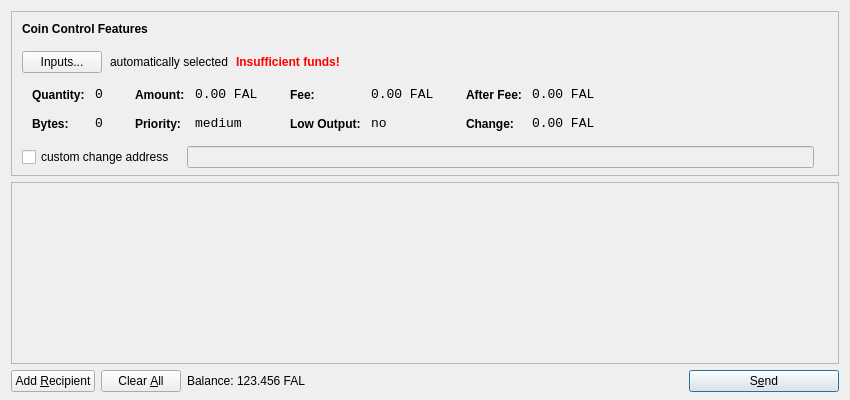
<?xml version="1.0" encoding="UTF-8"?>
<ui version="4.0">
 <class>SendCoinsDialog</class>
 <widget class="QDialog" name="SendCoinsDialog">
  <property name="geometry">
   <rect>
    <x>0</x>
    <y>0</y>
    <width>850</width>
    <height>400</height>
   </rect>
  </property>
  <property name="windowTitle">
   <string>Send Coins</string>
  </property>
  <layout class="QVBoxLayout" name="verticalLayout" stretch="0,1,0">
   <property name="bottomMargin">
    <number>8</number>
   </property>
   <item>
    <widget class="QFrame" name="frameCoinControl">
     <property name="sizePolicy">
      <sizepolicy hsizetype="Expanding" vsizetype="Expanding">
       <horstretch>0</horstretch>
       <verstretch>0</verstretch>
      </sizepolicy>
     </property>
     <property name="maximumSize">
      <size>
       <width>16777215</width>
       <height>16777215</height>
      </size>
     </property>
     <property name="frameShape">
      <enum>QFrame::StyledPanel</enum>
     </property>
     <property name="frameShadow">
      <enum>QFrame::Sunken</enum>
     </property>
     <layout class="QVBoxLayout" name="verticalLayoutCoinControl2">
      <property name="spacing">
       <number>-1</number>
      </property>
      <property name="leftMargin">
       <number>0</number>
      </property>
      <property name="topMargin">
       <number>0</number>
      </property>
      <property name="rightMargin">
       <number>0</number>
      </property>
      <property name="bottomMargin">
       <number>6</number>
      </property>
      <item>
       <layout class="QVBoxLayout" name="verticalLayoutCoinControl" stretch="0,0,0,0,1">
        <property name="spacing">
         <number>0</number>
        </property>
        <property name="leftMargin">
         <number>10</number>
        </property>
        <property name="topMargin">
         <number>10</number>
        </property>
        <item>
         <layout class="QHBoxLayout" name="horizontalLayoutCoinControl1">
          <property name="bottomMargin">
           <number>15</number>
          </property>
          <item>
           <widget class="QLabel" name="labelCoinControlFeatures">
            <property name="sizePolicy">
             <sizepolicy hsizetype="Preferred" vsizetype="Maximum">
              <horstretch>0</horstretch>
              <verstretch>0</verstretch>
             </sizepolicy>
            </property>
            <property name="font">
             <font>
              <weight>75</weight>
              <bold>true</bold>
             </font>
            </property>
            <property name="styleSheet">
             <string notr="true">font-weight:bold;</string>
            </property>
            <property name="text">
             <string>Coin Control Features</string>
            </property>
           </widget>
          </item>
         </layout>
        </item>
        <item>
         <layout class="QHBoxLayout" name="horizontalLayoutCoinControl2" stretch="0,0,0,0">
          <property name="spacing">
           <number>8</number>
          </property>
          <property name="bottomMargin">
           <number>10</number>
          </property>
          <item>
           <widget class="QPushButton" name="pushButtonCoinControl">
            <property name="styleSheet">
             <string notr="true"/>
            </property>
            <property name="text">
             <string>Inputs...</string>
            </property>
           </widget>
          </item>
          <item>
           <widget class="QLabel" name="labelCoinControlAutomaticallySelected">
            <property name="text">
             <string>automatically selected</string>
            </property>
            <property name="margin">
             <number>5</number>
            </property>
           </widget>
          </item>
          <item>
           <widget class="QLabel" name="labelCoinControlInsuffFunds">
            <property name="font">
             <font>
              <weight>75</weight>
              <bold>true</bold>
             </font>
            </property>
            <property name="styleSheet">
             <string notr="true">color:red;font-weight:bold;</string>
            </property>
            <property name="text">
             <string>Insufficient funds!</string>
            </property>
            <property name="margin">
             <number>5</number>
            </property>
           </widget>
          </item>
          <item>
           <spacer name="horizontalSpacerCoinControl">
            <property name="orientation">
             <enum>Qt::Horizontal</enum>
            </property>
            <property name="sizeHint" stdset="0">
             <size>
              <width>40</width>
              <height>1</height>
             </size>
            </property>
           </spacer>
          </item>
         </layout>
        </item>
        <item>
         <widget class="QWidget" name="widgetCoinControl" native="true">
          <property name="sizePolicy">
           <sizepolicy hsizetype="Preferred" vsizetype="Preferred">
            <horstretch>0</horstretch>
            <verstretch>0</verstretch>
           </sizepolicy>
          </property>
          <property name="minimumSize">
           <size>
            <width>0</width>
            <height>0</height>
           </size>
          </property>
          <property name="styleSheet">
           <string notr="true"/>
          </property>
          <layout class="QHBoxLayout" name="horizontalLayoutCoinControl5">
           <property name="margin">
            <number>0</number>
           </property>
           <item>
            <layout class="QHBoxLayout" name="horizontalLayoutCoinControl3" stretch="0,0,0,1">
             <property name="spacing">
              <number>20</number>
             </property>
             <property name="topMargin">
              <number>0</number>
             </property>
             <property name="bottomMargin">
              <number>10</number>
             </property>
             <item>
              <layout class="QFormLayout" name="formLayoutCoinControl1">
               <property name="horizontalSpacing">
                <number>10</number>
               </property>
               <property name="verticalSpacing">
                <number>14</number>
               </property>
               <property name="leftMargin">
                <number>10</number>
               </property>
               <property name="topMargin">
                <number>4</number>
               </property>
               <property name="rightMargin">
                <number>6</number>
               </property>
               <item row="0" column="0">
                <widget class="QLabel" name="labelCoinControlQuantityText">
                 <property name="styleSheet">
                  <string notr="true">font-weight:bold;</string>
                 </property>
                 <property name="text">
                  <string>Quantity:</string>
                 </property>
                 <property name="margin">
                  <number>0</number>
                 </property>
                </widget>
               </item>
               <item row="0" column="1">
                <widget class="QLabel" name="labelCoinControlQuantity">
                 <property name="font">
                  <font>
                   <family>Monospace</family>
                   <pointsize>10</pointsize>
                  </font>
                 </property>
                 <property name="cursor">
                  <cursorShape>IBeamCursor</cursorShape>
                 </property>
                 <property name="contextMenuPolicy">
                  <enum>Qt::ActionsContextMenu</enum>
                 </property>
                 <property name="text">
                  <string notr="true">0</string>
                 </property>
                 <property name="margin">
                  <number>0</number>
                 </property>
                 <property name="textInteractionFlags">
                  <set>Qt::LinksAccessibleByMouse|Qt::TextSelectableByKeyboard|Qt::TextSelectableByMouse</set>
                 </property>
                </widget>
               </item>
               <item row="1" column="0">
                <widget class="QLabel" name="labelCoinControlBytesText">
                 <property name="styleSheet">
                  <string notr="true">font-weight:bold;</string>
                 </property>
                 <property name="text">
                  <string>Bytes:</string>
                 </property>
                </widget>
               </item>
               <item row="1" column="1">
                <widget class="QLabel" name="labelCoinControlBytes">
                 <property name="font">
                  <font>
                   <family>Monospace</family>
                   <pointsize>10</pointsize>
                  </font>
                 </property>
                 <property name="cursor">
                  <cursorShape>IBeamCursor</cursorShape>
                 </property>
                 <property name="contextMenuPolicy">
                  <enum>Qt::ActionsContextMenu</enum>
                 </property>
                 <property name="text">
                  <string notr="true">0</string>
                 </property>
                 <property name="textInteractionFlags">
                  <set>Qt::LinksAccessibleByMouse|Qt::TextSelectableByKeyboard|Qt::TextSelectableByMouse</set>
                 </property>
                </widget>
               </item>
              </layout>
             </item>
             <item>
              <layout class="QFormLayout" name="formLayoutCoinControl2">
               <property name="horizontalSpacing">
                <number>10</number>
               </property>
               <property name="verticalSpacing">
                <number>14</number>
               </property>
               <property name="leftMargin">
                <number>6</number>
               </property>
               <property name="topMargin">
                <number>4</number>
               </property>
               <property name="rightMargin">
                <number>6</number>
               </property>
               <item row="0" column="0">
                <widget class="QLabel" name="labelCoinControlAmountText">
                 <property name="styleSheet">
                  <string notr="true">font-weight:bold;</string>
                 </property>
                 <property name="text">
                  <string>Amount:</string>
                 </property>
                 <property name="margin">
                  <number>0</number>
                 </property>
                </widget>
               </item>
               <item row="0" column="1">
                <widget class="QLabel" name="labelCoinControlAmount">
                 <property name="font">
                  <font>
                   <family>Monospace</family>
                   <pointsize>10</pointsize>
                  </font>
                 </property>
                 <property name="cursor">
                  <cursorShape>IBeamCursor</cursorShape>
                 </property>
                 <property name="contextMenuPolicy">
                  <enum>Qt::ActionsContextMenu</enum>
                 </property>
                 <property name="text">
                  <string notr="true">0.00 FAL</string>
                 </property>
                 <property name="textInteractionFlags">
                  <set>Qt::LinksAccessibleByMouse|Qt::TextSelectableByKeyboard|Qt::TextSelectableByMouse</set>
                 </property>
                </widget>
               </item>
               <item row="1" column="0">
                <widget class="QLabel" name="labelCoinControlPriorityText">
                 <property name="styleSheet">
                  <string notr="true">font-weight:bold;</string>
                 </property>
                 <property name="text">
                  <string>Priority:</string>
                 </property>
                </widget>
               </item>
               <item row="1" column="1">
                <widget class="QLabel" name="labelCoinControlPriority">
                 <property name="font">
                  <font>
                   <family>Monospace</family>
                   <pointsize>10</pointsize>
                  </font>
                 </property>
                 <property name="cursor">
                  <cursorShape>IBeamCursor</cursorShape>
                 </property>
                 <property name="contextMenuPolicy">
                  <enum>Qt::ActionsContextMenu</enum>
                 </property>
                 <property name="text">
                  <string>medium</string>
                 </property>
                 <property name="textInteractionFlags">
                  <set>Qt::LinksAccessibleByMouse|Qt::TextSelectableByKeyboard|Qt::TextSelectableByMouse</set>
                 </property>
                </widget>
               </item>
              </layout>
             </item>
             <item>
              <layout class="QFormLayout" name="formLayoutCoinControl3">
               <property name="horizontalSpacing">
                <number>10</number>
               </property>
               <property name="verticalSpacing">
                <number>14</number>
               </property>
               <property name="leftMargin">
                <number>6</number>
               </property>
               <property name="topMargin">
                <number>4</number>
               </property>
               <property name="rightMargin">
                <number>6</number>
               </property>
               <item row="0" column="0">
                <widget class="QLabel" name="labelCoinControlFeeText">
                 <property name="styleSheet">
                  <string notr="true">font-weight:bold;</string>
                 </property>
                 <property name="text">
                  <string>Fee:</string>
                 </property>
                 <property name="margin">
                  <number>0</number>
                 </property>
                </widget>
               </item>
               <item row="0" column="1">
                <widget class="QLabel" name="labelCoinControlFee">
                 <property name="font">
                  <font>
                   <family>Monospace</family>
                   <pointsize>10</pointsize>
                  </font>
                 </property>
                 <property name="cursor">
                  <cursorShape>IBeamCursor</cursorShape>
                 </property>
                 <property name="contextMenuPolicy">
                  <enum>Qt::ActionsContextMenu</enum>
                 </property>
                 <property name="text">
                  <string notr="true">0.00 FAL</string>
                 </property>
                 <property name="textInteractionFlags">
                  <set>Qt::LinksAccessibleByMouse|Qt::TextSelectableByKeyboard|Qt::TextSelectableByMouse</set>
                 </property>
                </widget>
               </item>
               <item row="1" column="0">
                <widget class="QLabel" name="labelCoinControlLowOutputText">
                 <property name="styleSheet">
                  <string notr="true">font-weight:bold;</string>
                 </property>
                 <property name="text">
                  <string>Low Output:</string>
                 </property>
                </widget>
               </item>
               <item row="1" column="1">
                <widget class="QLabel" name="labelCoinControlLowOutput">
                 <property name="font">
                  <font>
                   <family>Monospace</family>
                   <pointsize>10</pointsize>
                  </font>
                 </property>
                 <property name="cursor">
                  <cursorShape>IBeamCursor</cursorShape>
                 </property>
                 <property name="contextMenuPolicy">
                  <enum>Qt::ActionsContextMenu</enum>
                 </property>
                 <property name="text">
                  <string>no</string>
                 </property>
                 <property name="textInteractionFlags">
                  <set>Qt::LinksAccessibleByMouse|Qt::TextSelectableByKeyboard|Qt::TextSelectableByMouse</set>
                 </property>
                </widget>
               </item>
              </layout>
             </item>
             <item>
              <layout class="QFormLayout" name="formLayoutCoinControl4">
               <property name="horizontalSpacing">
                <number>10</number>
               </property>
               <property name="verticalSpacing">
                <number>14</number>
               </property>
               <property name="leftMargin">
                <number>6</number>
               </property>
               <property name="topMargin">
                <number>4</number>
               </property>
               <property name="rightMargin">
                <number>6</number>
               </property>
               <item row="0" column="0">
                <widget class="QLabel" name="labelCoinControlAfterFeeText">
                 <property name="styleSheet">
                  <string notr="true">font-weight:bold;</string>
                 </property>
                 <property name="text">
                  <string>After Fee:</string>
                 </property>
                 <property name="margin">
                  <number>0</number>
                 </property>
                </widget>
               </item>
               <item row="0" column="1">
                <widget class="QLabel" name="labelCoinControlAfterFee">
                 <property name="font">
                  <font>
                   <family>Monospace</family>
                   <pointsize>10</pointsize>
                  </font>
                 </property>
                 <property name="cursor">
                  <cursorShape>IBeamCursor</cursorShape>
                 </property>
                 <property name="contextMenuPolicy">
                  <enum>Qt::ActionsContextMenu</enum>
                 </property>
                 <property name="text">
                  <string notr="true">0.00 FAL</string>
                 </property>
                 <property name="textInteractionFlags">
                  <set>Qt::LinksAccessibleByMouse|Qt::TextSelectableByKeyboard|Qt::TextSelectableByMouse</set>
                 </property>
                </widget>
               </item>
               <item row="1" column="0">
                <widget class="QLabel" name="labelCoinControlChangeText">
                 <property name="styleSheet">
                  <string notr="true">font-weight:bold;</string>
                 </property>
                 <property name="text">
                  <string>Change:</string>
                 </property>
                </widget>
               </item>
               <item row="1" column="1">
                <widget class="QLabel" name="labelCoinControlChange">
                 <property name="font">
                  <font>
                   <family>Monospace</family>
                   <pointsize>10</pointsize>
                  </font>
                 </property>
                 <property name="cursor">
                  <cursorShape>IBeamCursor</cursorShape>
                 </property>
                 <property name="contextMenuPolicy">
                  <enum>Qt::ActionsContextMenu</enum>
                 </property>
                 <property name="text">
                  <string notr="true">0.00 FAL</string>
                 </property>
                 <property name="textInteractionFlags">
                  <set>Qt::LinksAccessibleByMouse|Qt::TextSelectableByKeyboard|Qt::TextSelectableByMouse</set>
                 </property>
                </widget>
               </item>
              </layout>
             </item>
            </layout>
           </item>
          </layout>
         </widget>
        </item>
        <item>
         <layout class="QHBoxLayout" name="horizontalLayoutCoinControl4" stretch="0,0,0">
          <property name="spacing">
           <number>12</number>
          </property>
          <property name="sizeConstraint">
           <enum>QLayout::SetDefaultConstraint</enum>
          </property>
          <property name="topMargin">
           <number>5</number>
          </property>
          <property name="rightMargin">
           <number>5</number>
          </property>
          <item>
           <widget class="QCheckBox" name="checkBoxCoinControlChange">
            <property name="text">
             <string>custom change address</string>
            </property>
           </widget>
          </item>
          <item>
           <widget class="QLineEdit" name="lineEditCoinControlChange">
            <property name="enabled">
             <bool>false</bool>
            </property>
            <property name="sizePolicy">
             <sizepolicy hsizetype="Expanding" vsizetype="Fixed">
              <horstretch>0</horstretch>
              <verstretch>0</verstretch>
             </sizepolicy>
            </property>
           </widget>
          </item>
          <item>
           <widget class="QLabel" name="labelCoinControlChangeLabel">
            <property name="sizePolicy">
             <sizepolicy hsizetype="Preferred" vsizetype="Expanding">
              <horstretch>0</horstretch>
              <verstretch>0</verstretch>
             </sizepolicy>
            </property>
            <property name="minimumSize">
             <size>
              <width>0</width>
              <height>0</height>
             </size>
            </property>
            <property name="text">
             <string/>
            </property>
            <property name="margin">
             <number>3</number>
            </property>
           </widget>
          </item>
         </layout>
        </item>
        <item>
         <spacer name="verticalSpacerCoinControl">
          <property name="orientation">
           <enum>Qt::Vertical</enum>
          </property>
          <property name="sizeHint" stdset="0">
           <size>
            <width>800</width>
            <height>1</height>
           </size>
          </property>
         </spacer>
        </item>
       </layout>
      </item>
     </layout>
    </widget>
   </item>
   <item>
    <widget class="QScrollArea" name="scrollArea">
     <property name="widgetResizable">
      <bool>true</bool>
     </property>
     <widget class="QWidget" name="scrollAreaWidgetContents">
      <property name="geometry">
       <rect>
        <x>0</x>
        <y>0</y>
        <width>830</width>
        <height>165</height>
       </rect>
      </property>
      <layout class="QVBoxLayout" name="verticalLayout_2">
       <property name="margin">
        <number>0</number>
       </property>
       <item>
        <layout class="QVBoxLayout" name="entries">
         <property name="spacing">
          <number>6</number>
         </property>
        </layout>
       </item>
       <item>
        <spacer name="verticalSpacer">
         <property name="orientation">
          <enum>Qt::Vertical</enum>
         </property>
         <property name="sizeHint" stdset="0">
          <size>
           <width>20</width>
           <height>40</height>
          </size>
         </property>
        </spacer>
       </item>
      </layout>
     </widget>
    </widget>
   </item>
   <item>
    <layout class="QHBoxLayout" name="horizontalLayout">
     <item>
      <widget class="QPushButton" name="addButton">
       <property name="toolTip">
        <string>Send to multiple recipients at once</string>
       </property>
       <property name="text">
        <string>Add &amp;Recipient</string>
       </property>
       <property name="icon">
        <iconset resource="../falcoin.qrc">
         <normaloff>:/icons/add</normaloff>:/icons/add</iconset>
       </property>
       <property name="autoDefault">
        <bool>false</bool>
       </property>
      </widget>
     </item>
     <item>
      <widget class="QPushButton" name="clearButton">
       <property name="sizePolicy">
        <sizepolicy hsizetype="Minimum" vsizetype="Fixed">
         <horstretch>0</horstretch>
         <verstretch>0</verstretch>
        </sizepolicy>
       </property>
       <property name="toolTip">
        <string>Remove all transaction fields</string>
       </property>
       <property name="text">
        <string>Clear &amp;All</string>
       </property>
       <property name="icon">
        <iconset resource="../falcoin.qrc">
         <normaloff>:/icons/remove</normaloff>:/icons/remove</iconset>
       </property>
       <property name="autoRepeatDelay">
        <number>300</number>
       </property>
       <property name="autoDefault">
        <bool>false</bool>
       </property>
      </widget>
     </item>
     <item>
      <layout class="QHBoxLayout" name="horizontalLayout_2">
       <property name="spacing">
        <number>3</number>
       </property>
       <item>
        <widget class="QLabel" name="label">
         <property name="text">
          <string>Balance:</string>
         </property>
        </widget>
       </item>
       <item>
        <widget class="QLabel" name="labelBalance">
         <property name="cursor">
          <cursorShape>IBeamCursor</cursorShape>
         </property>
         <property name="text">
          <string>123.456 FAL</string>
         </property>
         <property name="textInteractionFlags">
          <set>Qt::LinksAccessibleByMouse|Qt::TextSelectableByKeyboard|Qt::TextSelectableByMouse</set>
         </property>
        </widget>
       </item>
      </layout>
     </item>
     <item>
      <spacer name="horizontalSpacer">
       <property name="orientation">
        <enum>Qt::Horizontal</enum>
       </property>
       <property name="sizeHint" stdset="0">
        <size>
         <width>40</width>
         <height>20</height>
        </size>
       </property>
      </spacer>
     </item>
     <item>
      <widget class="QPushButton" name="sendButton">
       <property name="minimumSize">
        <size>
         <width>150</width>
         <height>0</height>
        </size>
       </property>
       <property name="toolTip">
        <string>Confirm the send action</string>
       </property>
       <property name="text">
        <string>S&amp;end</string>
       </property>
       <property name="icon">
        <iconset resource="../falcoin.qrc">
         <normaloff>:/icons/send</normaloff>:/icons/send</iconset>
       </property>
       <property name="default">
        <bool>true</bool>
       </property>
      </widget>
     </item>
    </layout>
   </item>
  </layout>
 </widget>
 <resources>
  <include location="../falcoin.qrc"/>
 </resources>
 <connections/>
</ui>
